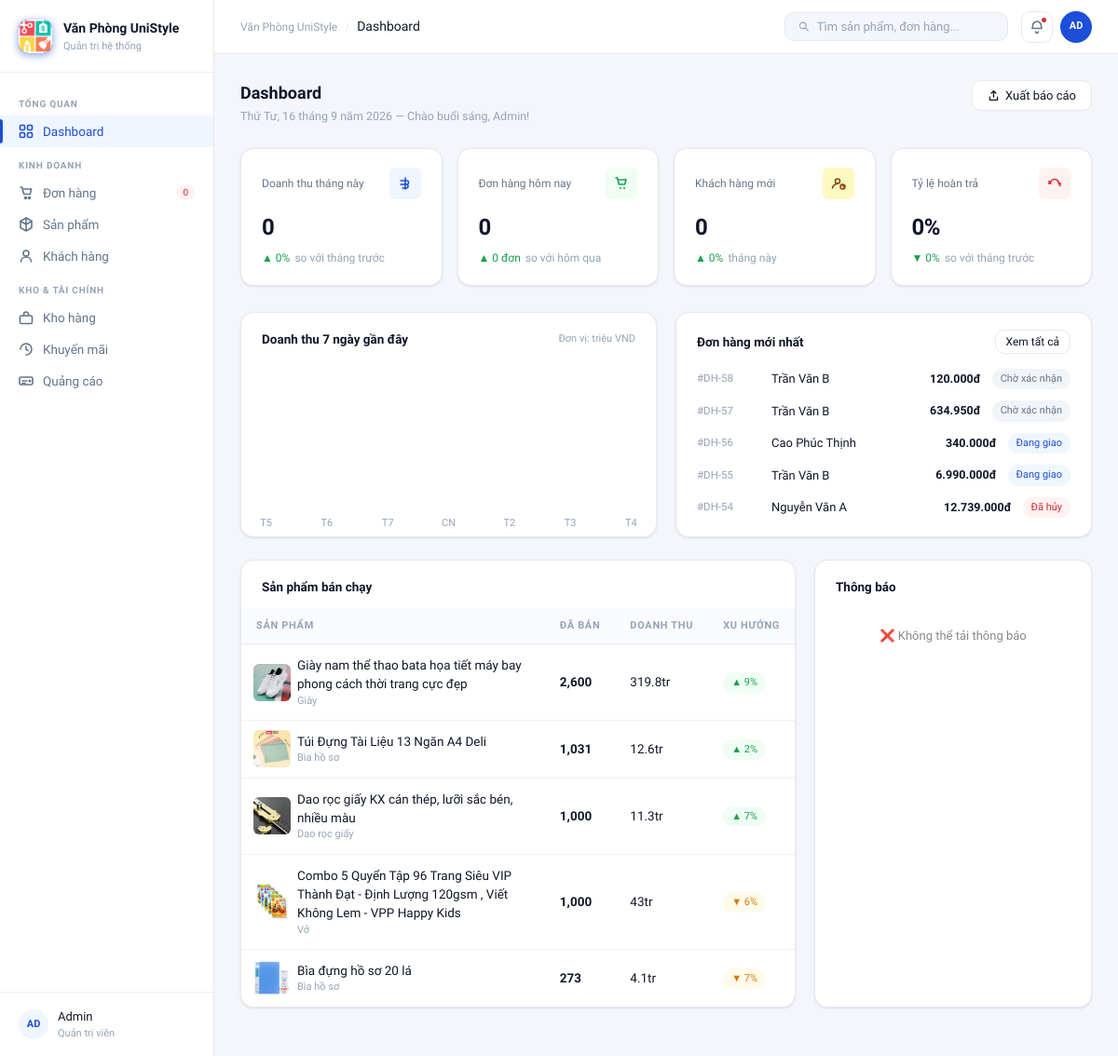
The app's page /admin/index.php with its own data.
### tables this page shows
CREATE TABLE `dathang` (
  `madh` int NOT NULL,
  `makh` int DEFAULT NULL,
  `ngaydat` date DEFAULT NULL,
  `tongtien` decimal(12,2) DEFAULT NULL,
  `trangthai` varchar(50) DEFAULT NULL
);

CREATE TABLE `khachhang` (
  `makh` int NOT NULL,
  `tenkh` varchar(100) DEFAULT NULL,
  `diachi` varchar(200) DEFAULT NULL,
  `sdt` varchar(15) DEFAULT NULL,
  `tendangnhap` varchar(50) DEFAULT NULL,
  `matkhau` varchar(100) DEFAULT NULL,
  `email` varchar(100) DEFAULT NULL,
  `gioitinh` varchar(10) DEFAULT NULL,
  `ngaysinh` date DEFAULT NULL,
  `avatar` varchar(255) DEFAULT NULL,
  `ngay_dangky` datetime DEFAULT CURRENT_TIMESTAMP,
  `loai` enum('Cá nhân','Doanh nghiệp','VIP') DEFAULT 'Cá nhân'
);

CREATE TABLE `sanpham` (
  `MaSP` int NOT NULL,
  `TenSP` varchar(200) DEFAULT NULL,
  `GiaBan` decimal(10,2) DEFAULT NULL,
  `SoLuongTon` int DEFAULT NULL,
  `Hinh` varchar(255) DEFAULT NULL,
  `MoTa` text,
  `madanhmuc` int DEFAULT NULL,
  `mathuonghieu` int DEFAULT NULL,
  `maqtv` int DEFAULT NULL,
  `MaKhuyenMai` int DEFAULT NULL,
  `SoLuongDaBan` int DEFAULT '0',
  `NoiBat` tinyint(1) DEFAULT '0',
  `Rating` int DEFAULT '5',
  `SoLuotDanhGia` int DEFAULT '0'
);

CREATE TABLE `danhmuc` (
  `madanhmuc` int NOT NULL,
  `parent_id` int DEFAULT NULL,
  `tendanhmuc` varchar(100) NOT NULL,
  `hinhanh` varchar(255) DEFAULT NULL
);

### includes/helpers.php (called while the page is built)
<?php
function formatVND($tien)
{
    return number_format($tien, 0, ',', '.') . 'đ';
}

### includes/latest_orders.php (shortened to what this page needs)
<?php
require_once __DIR__ . '/../config/db.php';
require_once __DIR__ . '/helpers.php';
$sql = "
    SELECT
        dh.madh,
        dh.tongtien,
        dh.trangthai,
        kh.tenkh
    FROM dathang dh
    LEFT JOIN khachhang kh ON dh.makh = kh.makh
    ORDER BY dh.ngaydat DESC
    LIMIT 5
";
$result = $conn->query($sql);
function getBadgeClass($status)
{
    switch ($status) {
        case 'Đang giao':
            return 'badge-blue';
        case 'Đã hủy':
            return 'badge-red';
        default:
            return 'badge-gray';
    }
}
?>
<div class="order-list">
    <?php while ($row = $result->fetch_assoc()): ?>
        <div class="order-row">
            <span class="order-id">#DH-<?= $row['madh'] ?></span>
            <span class="order-customer"><?= $row['tenkh'] ?? 'Khách lẻ' ?></span>
            <span class="order-amount"><?= formatVND($row['tongtien']) ?></span>
            <span class="badge <?= getBadgeClass($row['trangthai']) ?>">
                <?= $row['trangthai'] ?>
            </span>
        </div>
    <?php endwhile; ?>
</div>

### includes/top_products.php
<?php
require_once __DIR__ . '/../config/db.php';
$sql = "
    SELECT
        sp.masp,
        sp.tensp,
        sp.Hinh,
        dm.tendanhmuc,
        SUM(ct.soluong) AS da_ban,
        SUM(ct.soluong * ct.dongia) AS doanh_thu
    FROM chitietdathang ct
    JOIN sanpham sp ON ct.masp = sp.masp
    LEFT JOIN danhmuc dm ON sp.madanhmuc = dm.madanhmuc
    JOIN dathang dh ON ct.madh = dh.madh
    WHERE dh.trangthai != 'Hoàn trả'
    GROUP BY sp.masp
    ORDER BY da_ban DESC
    LIMIT 5
";
$result = $conn->query($sql);
function formatTrieu($tien)
{
    return round($tien / 1000000, 1) . 'tr';
}
?>
<tbody>
    <?php while ($row = $result->fetch_assoc()):
        $trend = rand(-10, 15);
        $badge = $trend >= 0 ? 'badge-green' : 'badge-amber';
        $icon  = $trend >= 0 ? '▲' : '▼';
    ?>
        <tr>
            <td>
                <div class="td-flex">
                    <div class="prod-thumb">
                        <img
                            src="../assets/file_anh/San_Pham/<?= isset($row['Hinh']) ? $row['Hinh'] : 'default.png' ?>"
                            alt="<?= $row['tensp'] ?>"
                            style="width:40px;height:40px;object-fit:cover;border-radius:6px;">
                    </div>
                    <div>
                        <div class="prod-name"><?= $row['tensp'] ?></div>
                        <div class="prod-sku"><?= $row['tendanhmuc'] ?? '---' ?></div>
                    </div>
                </div>
            </td>
            <td><strong><?= number_format($row['da_ban']) ?></strong></td>
            <td><?= formatTrieu($row['doanh_thu']) ?></td>
            <td>
                <span class="badge <?= $badge ?>">
                    <?= $icon . ' ' . abs($trend) ?>%
                </span>
            </td>
        </tr>
    <?php endwhile; ?>
</tbody>

### admin/style.css (style rules this page uses)
:root { --sidebar-w: 230px; --header-h: 58px; --accent: #1d4ed8; --accent-hover: #1e40af; --accent-light: #eff6ff; --accent-mid: #bfdbfe; --success: #16a34a; --success-bg: #f0fdf4; --warning: #d97706; --warning-bg: #fffbeb; --danger: #dc2626; --danger-bg: #fef2f2; --info: #0284c7; --info-bg: #f0f9ff; --bg-page: #f4f6fb; --bg-card: #ffffff; --bg-sidebar: #ffffff; --bg-hover: #f8faff; --border: #e5e8f0; --border-light: #eef0f6; --text-primary: #0f172a; --text-secondary: #64748b; --text-muted: #94a3b8; --radius-sm: 6px; --radius-md: 10px; --radius-lg: 14px; --shadow-sm: 0 1px 3px rgba(0, 0, 0, 0.06), 0 1px 2px rgba(0, 0, 0, 0.04); --shadow-md: 0 4px 12px rgba(0, 0, 0, 0.07), 0 2px 4px rgba(0, 0, 0, 0.04); }
*, *::before, *::after { box-sizing: border-box; margin: 0; padding: 0; }
body { font-family: "Be Vietnam Pro", sans-serif; background: var(--bg-page); color: var(--text-primary); font-size: 14px; line-height: 1.5; -webkit-font-smoothing: antialiased; }
tbody td { padding: 12px 16px; font-size: 13.5px; color: var(--text-primary); border-bottom: 1px solid var(--border-light); vertical-align: middle; }
tbody tr:last-child td { border-bottom: none; }
.td-flex { display: flex; align-items: center; gap: 10px; }
.prod-thumb { width: 34px; height: 34px; background: var(--bg-page); border: 1px solid var(--border); border-radius: var(--radius-sm); display: flex; align-items: center; justify-content: center; font-size: 16px; flex-shrink: 0; }
.prod-name { font-weight: 500; font-size: 13.5px; }
.prod-sku { font-size: 11px; color: var(--text-muted); }
.badge { display: inline-flex; align-items: center; padding: 3px 9px; font-size: 11px; font-weight: 500; border-radius: 20px; white-space: nowrap; }
.badge-green { background: var(--success-bg); color: var(--success); }
.badge-red { background: var(--danger-bg); color: var(--danger); }
.badge-amber { background: var(--warning-bg); color: var(--warning); }
.badge-blue { background: var(--accent-light); color: var(--accent); }
.badge-gray { background: #f1f5f9; color: #64748b; }
.order-list { display: flex; flex-direction: column; gap: 12px; }
.order-row { display: flex; align-items: center; gap: 12px; font-size: 13px; }
.order-id { font-size: 11.5px; color: var(--text-muted); font-weight: 500; width: 68px; flex-shrink: 0; }
.order-customer { flex: 1; font-weight: 500; color: var(--text-primary); }
.order-amount { font-weight: 600; color: var(--text-primary); width: 90px; text-align: right; font-family: "Sora", sans-serif; font-size: 12.5px; }

### records on screen
dathang: madh "58", makh.tenkh "Trần Văn B", tongtien "120.000đ", trangthai "Chờ xác nhận"
dathang: madh "57", makh.tenkh "Trần Văn B", tongtien "634.950đ", trangthai "Chờ xác nhận"
dathang: madh "56", makh.tenkh "Cao Phúc Thịnh", tongtien "340.000đ", trangthai "Đang giao"
dathang: madh "55", makh.tenkh "Trần Văn B", tongtien "6.990.000đ", trangthai "Đang giao"
dathang: madh "54", makh.tenkh "Nguyễn Văn A", tongtien "12.739.000đ", trangthai "Đã hủy"
sanpham: Hinh (picture), TenSP "Giày nam thể thao bata họa tiết máy bay phong cách thời trang cực đẹp", madanhmuc.tendanhmuc "Giày", da_ban "2,600", doanh_thu "319.8tr"
sanpham: Hinh (picture), TenSP "Túi Đựng Tài Liệu 13 Ngăn A4 Deli", madanhmuc.tendanhmuc "Bìa hồ sơ", da_ban "1,031", doanh_thu "12.6tr"
sanpham: Hinh (picture), TenSP "Dao rọc giấy KX cán thép, lưỡi sắc bén, nhiều màu", madanhmuc.tendanhmuc "Dao rọc giấy", da_ban "1,000", doanh_thu "11.3tr"
sanpham: Hinh (picture), TenSP "Combo 5 Quyển Tập 96 Trang Siêu VIP Thành Đạt - Định Lượng 120gsm , Viết Không Lem - VPP Happy Kids", madanhmuc.tendanhmuc "Vở", da_ban "1,000", doanh_thu "43tr"
sanpham: Hinh (picture), TenSP "Bìa đựng hồ sơ 20 lá", madanhmuc.tendanhmuc "Bìa hồ sơ", da_ban "273", doanh_thu "4.1tr"

### other values on screen
$orders_today "0"
$dt_hien_thi "0"
$dt_icon "▲"
abs($dt_phan_tram) "0"
$dh_hom_nay "0"
$dh_icon "▲"
abs($dh_chenh) "0"
$kh_thang_nay "0"
$kh_icon "▲"
abs($kh_phan_tram) "0"
$ht_ty_le_nay "0"
$ht_icon "▼"
abs($ht_chenh) "0"
thuVN($date) "T5"
thuVN($date) "T6"
